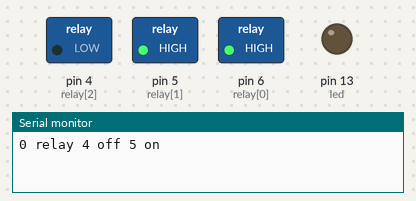
Simulated run of this sketch. Board: Arduino Uno, built with avr-gcc and run on an emulated ATmega328P. Parts: switched loads named in the sketch (green lamp = pin HIGH), output pins drawn as LEDs (lit = HIGH), the last lines printed to the serial monitor.

Above: at 3.05 s.
At 4.02 s:
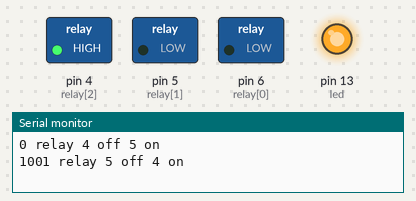
At 5.85 s:
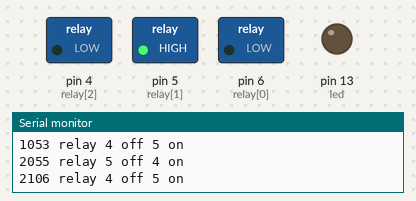
Timing chart, 0 to 6.2 s (numbered marks = the images above):
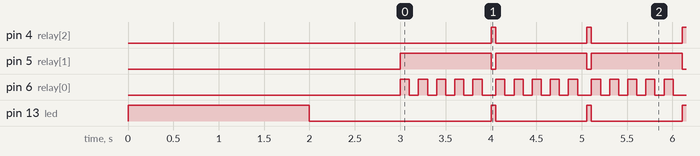

The sketch:

power_v3_for_teensy.ino
```cpp
const int SD_CS = 10;//my
const int led = 13;
unsigned long currentmillis = 0;
unsigned long headmillis = 0;
unsigned long interval1 = 0, interval2 = 0, interval3 = 0;
int offtime = 100;
int circlet = 100 + 100; // verson.1 was 150 + 50
double utctime, TWtime[5], gpstime;
word utc = 8;
String logdata, logFileName;
int msgType;

int j=0;

//power relay
int relay[] = {6, 5, 4}; // set relay pin
int r[] = {0, 1, 2, 0, 1, 2};
byte power;
int buttonpin = 9;


void setup()
{
  Serial.begin(9600);

  pinMode(relay[0], OUTPUT);
  digitalWrite(relay[0], LOW);
  pinMode(relay[1], OUTPUT);
  digitalWrite(relay[1], LOW);
  pinMode(relay[2], OUTPUT);
  digitalWrite(relay[2], LOW);
  pinMode(buttonpin, INPUT_PULLUP);

  pinMode(led, OUTPUT);
  digitalWrite(led, HIGH);
  delay(2000);
  digitalWrite(led, LOW);
  delay(1000);

  headmillis = millis();
}


void loop() {
  digitalWrite(led, LOW);
  currentmillis = millis() - headmillis;
      Serial.print(currentmillis);
      Serial.print(F(" relay "));
      Serial.print(relay[r[2]]); digitalWrite(relay[r[2]], LOW);
      Serial.print(F(" off "));
      delay(1);
      Serial.print(relay[r[1]]); digitalWrite(relay[r[1]], HIGH);
      Serial.println(F(" on "));

for(unsigned int i=0;i<5;i++){
  //currentmillis = millis() - headmillis;
      //Serial.println(currentmillis);
      //Serial.print(F(" relay "));
      //Serial.print(relay[r[0]]);
      digitalWrite(relay[r[0]], HIGH);
      //Serial.print(F(" on "));
      //Serial.print(relay[r[0]]);
      delay(100);
      digitalWrite(relay[r[0]], LOW);
      //Serial.println(F(" off "));
      delay(100);
    }
  currentmillis = millis() - headmillis;
      Serial.print(currentmillis);
      Serial.print(F(" relay "));
      Serial.print(relay[r[1]]); digitalWrite(relay[r[1]], LOW);
      Serial.print(F(" off "));
      delay(1);
      Serial.print(relay[r[2]]); digitalWrite(relay[r[2]], HIGH);
      Serial.println(F(" on "));
      digitalWrite(led, HIGH);
      delay(50);
      /*j++;
    while(j==3){
  digitalWrite(relay[0], LOW);
  digitalWrite(relay[1], HIGH);
  digitalWrite(relay[2], LOW);}*/
}
```

Measured:
- by itself, pin 4 (relay[2]): alternates HIGH for 0.05 s and LOW for 1.0 s
- by itself, pin 5 (relay[1]): alternates HIGH for 1.0 s and LOW for 0.05 s
- by itself, pin 6 (relay[0]): alternates HIGH for 0.10 s and LOW for 0.10 s
- by itself, pin 13 (led): repeats every 1.1 s: HIGH 0.05 s, LOW 1.0 s
